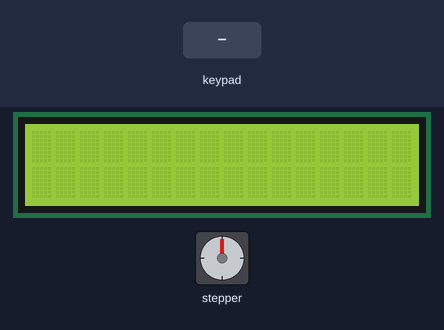
Simulated run of this sketch. Board: Arduino Uno, built with avr-gcc and run on an emulated ATmega328P. Shown: 16×2 character LCD, stepper motor. The test bench sets the inputs (shaded band). Stepper angles assume 2048 steps per turn; what the sketch prints to the serial monitor is not drawn.

Above: at 1.2 s.
1.3 s: key 'A' pressed
At 1.45 s:
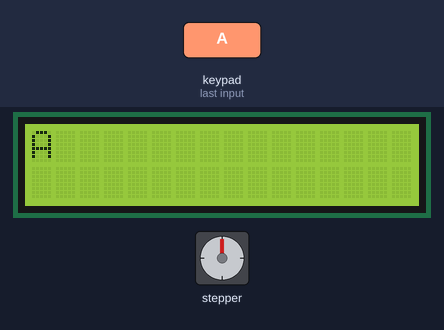
3.7 s: key 'B' pressed
At 7.8 s:
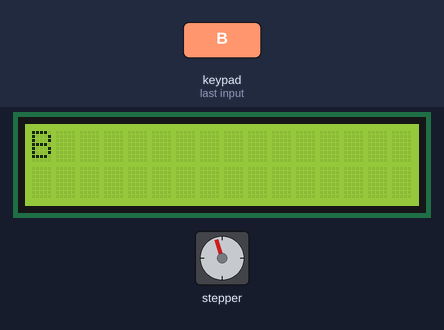
10.9 s: keypad keys 9 8 7 6 A pressed 0.4 s apart
At 14.9 s:
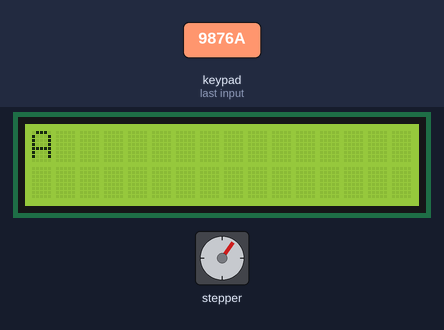
Timing chart, 0 to 20.4 s (numbered marks = the images above; inputs shaded):
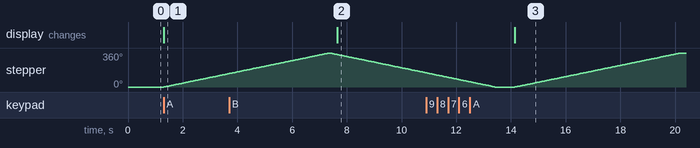

Measured:
- after the input at 1.3 s, stepper: keeps turning clockwise at about 60°/s, starting at once; the display: changes at once (image 1)
- after the input at 3.7 s, the display: changes after 4.0 s (image 2)
- after the input at 10.9 s, the display: changes after 3.2 s (image 3)

The sketch:

catPadmotor.ino
```cpp
#include <Wire.h>
#include <LiquidCrystal_I2C.h>
#include <Keypad.h>

#include <Stepper.h>
// Define number of steps per rotation:
const int stepsPerRevolution = 2048;
// Wiring:
// Pin 8 to IN1 on the ULN2003 driver
// Pin 9 to IN2 on the ULN2003 driver
// Pin 10 to IN3 on the ULN2003 driver
// Pin 11 to IN4 on the ULN2003 driver
// Create stepper object called 'myStepper', note the pin order:
Stepper myStepper = Stepper(stepsPerRevolution, 10, 12, 11, 13);

const byte ROWS = 4;
const byte COLS = 4;

char hexaKeys[ROWS][COLS] = {
  {'1', '2', '3', 'A'},
  {'4', '5', '6', 'B'},
  {'7', '8', '9', 'C'},
  {'*', '0', '#', 'D'}
};

byte rowPins[ROWS] = {9, 8, 7, 6};
byte colPins[COLS] = {5, 4, 3, 2};

Keypad customKeypad = Keypad(makeKeymap(hexaKeys), rowPins, colPins, ROWS, COLS);

LiquidCrystal_I2C lcd(0x27, 16, 2);

void setup(){
  lcd.backlight();
  lcd.init();

  myStepper.setSpeed(10);

  // Begin Serial communication at a baud rate of 9600:
  Serial.begin(9600);

}

void loop(){
  char customKey = customKeypad.getKey();
  if (customKey){
    if(customKey==65)
        {
          lcd.clear();
          lcd.setCursor(0, 0);
          lcd.print(customKey);
          Serial.println("clockwise");
          myStepper.step(stepsPerRevolution);
        }
    if(customKey==66)
        {
          lcd.clear();
          lcd.setCursor(0, 0);
          lcd.print(customKey);
          Serial.println("counterclockwise");
          myStepper.step(-stepsPerRevolution);
          }


  }


}
```
